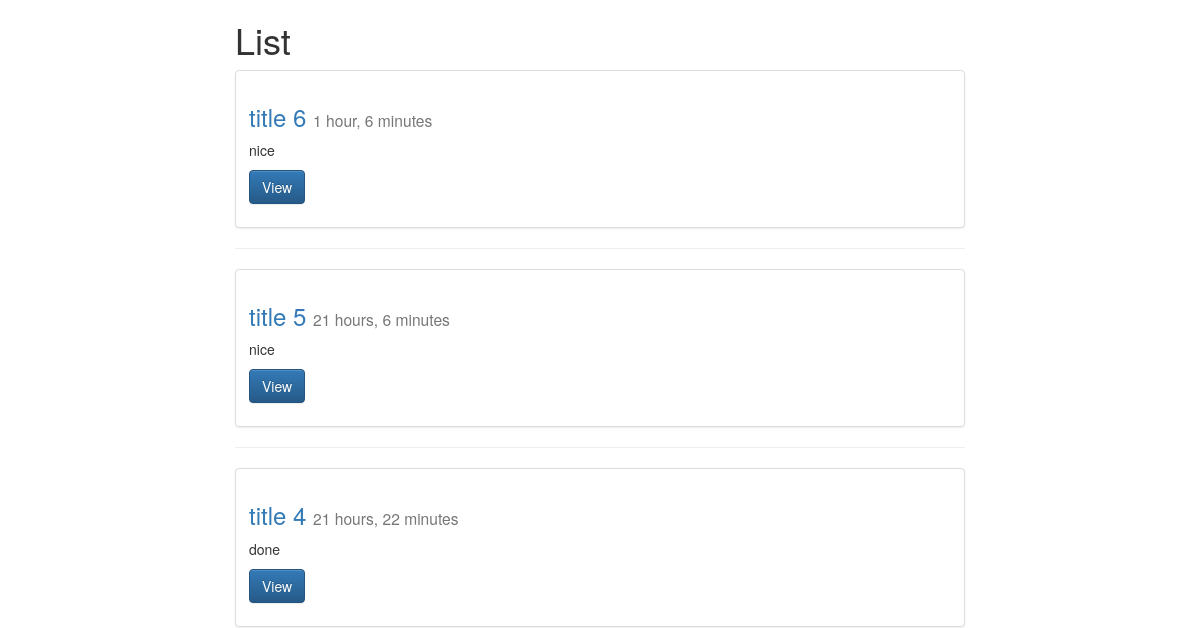
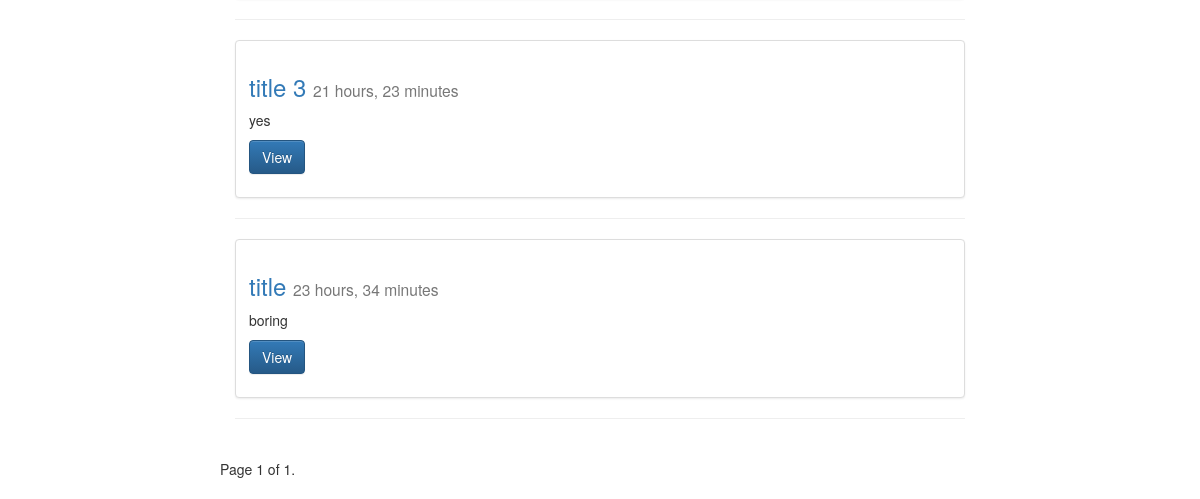
The app's page /posts/, older data (2 pictures, top to bottom).
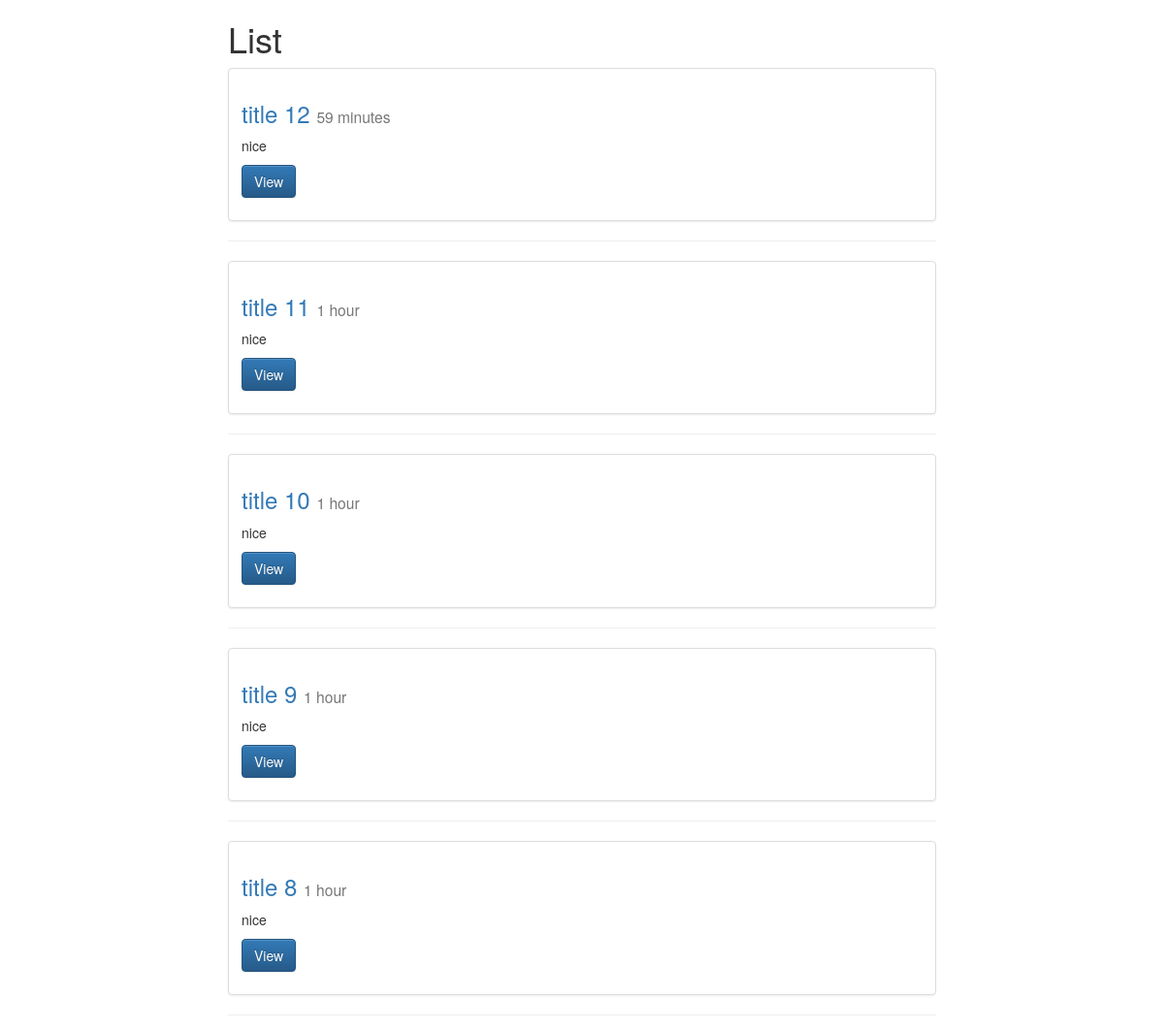
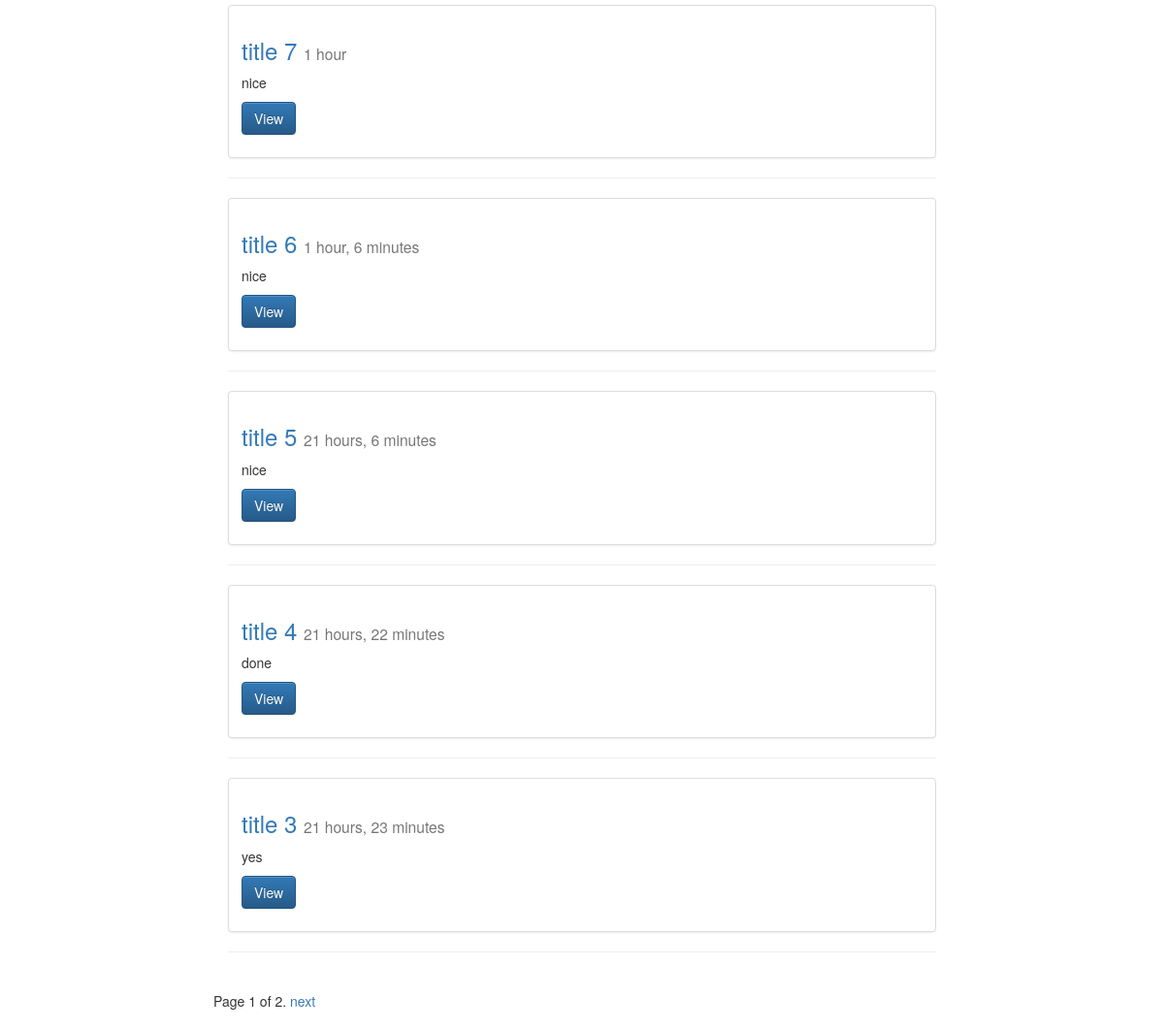
The same page, newer data (2 pictures, top to bottom).
### posts/models.py (models this page shows, shortened)
class Post(models.Model):
    title = models.CharField(max_length=120)
    content = models.TextField()
    updated = models.DateTimeField(auto_now=True, auto_now_add=False) # saved to database for the first time
    timestamp = models.DateTimeField(auto_now=False, auto_now_add=True)
    def get_absolute_url(self):
        return reverse("posts:detail", kwargs={"id": self.id})
    class Meta:
        ordering = ["-timestamp", "-updated"]

### posts/views.py (the view)
def post_list(request):
    queryset_list = Post.objects.all()
    paginator = Paginator(queryset_list, 10)
    page_request_var = "page"
    page = request.GET.get(page_request_var)
    try:
        queryset = paginator.page(page)
    except PageNotAnInteger:
        queryset = paginator.page(1)
    except EmptyPage:
        queryset = paginator.page(paginator.num_pages)
    context = {
        "object_list": queryset,
        "title": "List",
        "page_request_var": page_request_var
    }
    return render(request, "post_list.html", context)

### templates/post_list.html (shortened to what this page needs)
{% extends "base.html" %}
{% block content %}
    <div class="col-sm-8 col-sm-offset-2">
        <h1>{{ title }}</h1>
        <div class="row">
            {% for obj in object_list %}
                <div class="col-sm-12">
                    <div class="thumbnail">
                        <div class="caption">
                            <h3>
                                <a href="{{ obj.get_absolute_url }}">{{ obj.title }}</a> <small>{{ obj.timestamp|timesince }}</small>
                            </h3>
                            <p>{{ obj.content|linebreaks|truncatechars:120 }}</p>
                            <p><a href="{{ obj.get_absolute_url }}" class="btn btn-primary" role="button">View</a></p>
                        </div>
                    </div>
                <hr/>
                </div>
            {% endfor %}
            <div class="pagination">
                <span class="step-links">
                    <span class="current">
                        Page {{ object_list.number }} of {{ object_list.paginator.num_pages }}.
                    </span>
                    {% if object_list.has_next %}
                        <a href="?{{ page_request_var }}={{ object_list.next_page_number }}">next</a>
                    {% endif %}
                </span>
            </div>
        </div>
    </div>
{% endblock content %}

### templates/base.html (shortened to what this page needs)
{% load staticfiles %}
<html>
    <head>
        <link rel="stylesheet" href='{% static "css/base.css" %}' />
        <link rel="stylesheet" href="https://maxcdn.bootstrapcdn.com/bootstrap/3.3.6/css/bootstrap.min.css">
        <link rel="stylesheet" href="https://maxcdn.bootstrapcdn.com/bootstrap/3.3.6/css/bootstrap-theme.min.css">
    </head>
    <body>
        <div class="container">
            {% block content %}
            {% endblock content %}
        </div>
    </body>
</html>

### static/css/base.css (style rules this page uses)
h1 { color: blue }

Row changes from the older to the newer data that the page shows:
no longer on this page (row unchanged): Post: title "title", timestamp "23 hours, 34 minutes", content "boring"
added Post: title "title 12", timestamp "59 minutes", content "nice"
added Post: title "title 11", timestamp "1 hour", content "nice"
added Post: title "title 10", timestamp "1 hour", content "nice"
added Post: title "title 9", timestamp "1 hour", content "nice"
added Post: title "title 8", timestamp "1 hour", content "nice"
added Post: title "title 7", timestamp "1 hour", content "nice"
Text that changed along with them:
{{ object_list.paginator.num_pages }}: "1" → "2"
text now shown: "next"
